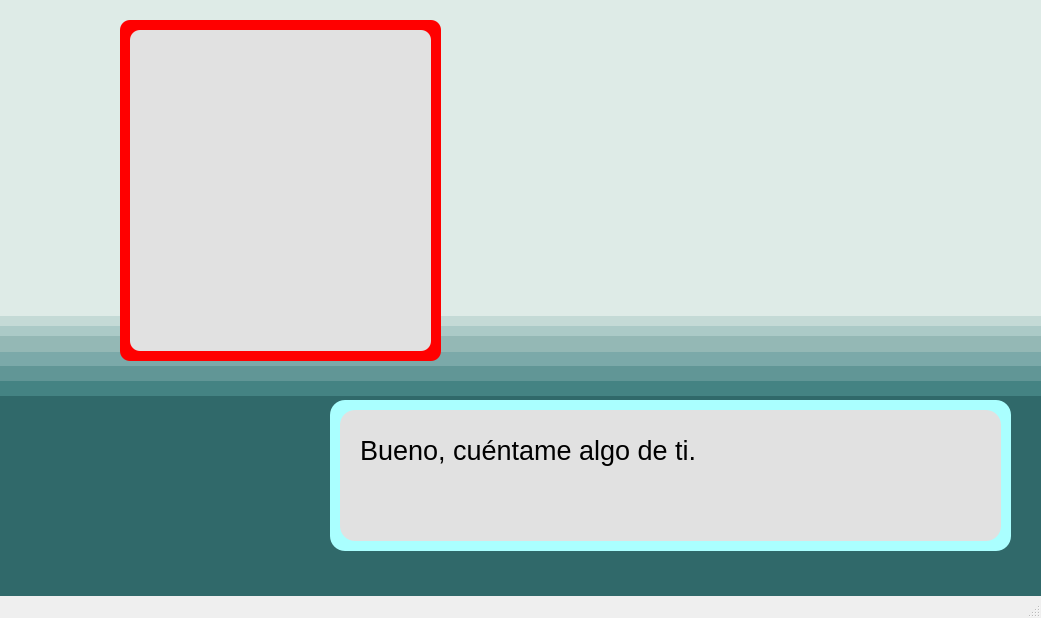
<?xml version="1.0" encoding="UTF-8"?>
<ui version="4.0">
 <class>MainWindow</class>
 <widget class="QMainWindow" name="MainWindow">
  <property name="geometry">
   <rect>
    <x>0</x>
    <y>0</y>
    <width>1041</width>
    <height>618</height>
   </rect>
  </property>
  <property name="windowTitle">
   <string>MainWindow</string>
  </property>
  <widget class="QWidget" name="centralwidget">
   <widget class="QLabel" name="label">
    <property name="geometry">
     <rect>
      <x>-10</x>
      <y>390</y>
      <width>1051</width>
      <height>291</height>
     </rect>
    </property>
    <property name="styleSheet">
     <string notr="true">background-color:rgb(48, 105, 106)</string>
    </property>
    <property name="text">
     <string/>
    </property>
   </widget>
   <widget class="QLabel" name="label_2">
    <property name="geometry">
     <rect>
      <x>0</x>
      <y>380</y>
      <width>1051</width>
      <height>16</height>
     </rect>
    </property>
    <property name="styleSheet">
     <string notr="true">background-color:rgb(68, 131, 131)</string>
    </property>
    <property name="text">
     <string/>
    </property>
   </widget>
   <widget class="QLabel" name="label_3">
    <property name="geometry">
     <rect>
      <x>0</x>
      <y>365</y>
      <width>1041</width>
      <height>16</height>
     </rect>
    </property>
    <property name="styleSheet">
     <string notr="true">background-color:rgb(97, 150, 150)</string>
    </property>
    <property name="text">
     <string/>
    </property>
   </widget>
   <widget class="QLabel" name="label_4">
    <property name="geometry">
     <rect>
      <x>0</x>
      <y>350</y>
      <width>1061</width>
      <height>16</height>
     </rect>
    </property>
    <property name="styleSheet">
     <string notr="true">background-color:rgb(123, 169, 169)</string>
    </property>
    <property name="text">
     <string/>
    </property>
   </widget>
   <widget class="QLabel" name="label_5">
    <property name="geometry">
     <rect>
      <x>0</x>
      <y>336</y>
      <width>1051</width>
      <height>16</height>
     </rect>
    </property>
    <property name="styleSheet">
     <string notr="true">background-color:rgb(148, 184, 181)</string>
    </property>
    <property name="text">
     <string/>
    </property>
   </widget>
   <widget class="QLabel" name="label_6">
    <property name="geometry">
     <rect>
      <x>0</x>
      <y>320</y>
      <width>1051</width>
      <height>16</height>
     </rect>
    </property>
    <property name="styleSheet">
     <string notr="true">background-color:rgb(171, 202, 199)</string>
    </property>
    <property name="text">
     <string/>
    </property>
   </widget>
   <widget class="QLabel" name="label_7">
    <property name="geometry">
     <rect>
      <x>0</x>
      <y>310</y>
      <width>1101</width>
      <height>16</height>
     </rect>
    </property>
    <property name="styleSheet">
     <string notr="true">background-color:rgb(196, 218, 214)</string>
    </property>
    <property name="text">
     <string/>
    </property>
   </widget>
   <widget class="QLabel" name="label_8">
    <property name="geometry">
     <rect>
      <x>0</x>
      <y>-45</y>
      <width>1061</width>
      <height>361</height>
     </rect>
    </property>
    <property name="styleSheet">
     <string notr="true">background-color:rgb(222, 235, 231)</string>
    </property>
    <property name="text">
     <string/>
    </property>
   </widget>
   <widget class="QLabel" name="label_9">
    <property name="geometry">
     <rect>
      <x>620</x>
      <y>40</y>
      <width>291</width>
      <height>351</height>
     </rect>
    </property>
    <property name="styleSheet">
     <string notr="true">image: url(:/Profesor_Oak.png)</string>
    </property>
    <property name="text">
     <string/>
    </property>
   </widget>
   <widget class="QLabel" name="label_10">
    <property name="geometry">
     <rect>
      <x>490</x>
      <y>280</y>
      <width>591</width>
      <height>191</height>
     </rect>
    </property>
    <property name="styleSheet">
     <string notr="true">image: url(:/platos.png)</string>
    </property>
    <property name="text">
     <string/>
    </property>
   </widget>
   <widget class="QLabel" name="label_11">
    <property name="geometry">
     <rect>
      <x>330</x>
      <y>400</y>
      <width>681</width>
      <height>151</height>
     </rect>
    </property>
    <property name="styleSheet">
     <string notr="true">background-color: rgb(170, 255, 255);
border-radius: 15px</string>
    </property>
    <property name="text">
     <string/>
    </property>
   </widget>
   <widget class="QLabel" name="label_12">
    <property name="geometry">
     <rect>
      <x>340</x>
      <y>410</y>
      <width>661</width>
      <height>131</height>
     </rect>
    </property>
    <property name="styleSheet">
     <string notr="true">background-color: rgb(225, 225, 225);
border-radius: 15px</string>
    </property>
    <property name="text">
     <string/>
    </property>
   </widget>
   <widget class="QLabel" name="label_13">
    <property name="geometry">
     <rect>
      <x>360</x>
      <y>430</y>
      <width>361</width>
      <height>41</height>
     </rect>
    </property>
    <property name="font">
     <font>
      <pointsize>20</pointsize>
     </font>
    </property>
    <property name="text">
     <string>Bueno, cuéntame algo de ti.</string>
    </property>
   </widget>
   <widget class="QLabel" name="label_14">
    <property name="geometry">
     <rect>
      <x>120</x>
      <y>20</y>
      <width>321</width>
      <height>341</height>
     </rect>
    </property>
    <property name="styleSheet">
     <string notr="true">background-color: rgb(255, 0, 0);
border-radius: 10px
</string>
    </property>
    <property name="text">
     <string/>
    </property>
   </widget>
   <widget class="QLabel" name="label_15">
    <property name="geometry">
     <rect>
      <x>130</x>
      <y>30</y>
      <width>301</width>
      <height>321</height>
     </rect>
    </property>
    <property name="styleSheet">
     <string notr="true">background-color:rgb(225, 225, 225);
border-radius: 10px
</string>
    </property>
    <property name="text">
     <string/>
    </property>
   </widget>
   <zorder>label</zorder>
   <zorder>label_2</zorder>
   <zorder>label_3</zorder>
   <zorder>label_4</zorder>
   <zorder>label_5</zorder>
   <zorder>label_6</zorder>
   <zorder>label_7</zorder>
   <zorder>label_8</zorder>
   <zorder>label_10</zorder>
   <zorder>label_9</zorder>
   <zorder>label_11</zorder>
   <zorder>label_12</zorder>
   <zorder>label_13</zorder>
   <zorder>label_14</zorder>
   <zorder>label_15</zorder>
  </widget>
  <widget class="QMenuBar" name="menubar">
   <property name="geometry">
    <rect>
     <x>0</x>
     <y>0</y>
     <width>1041</width>
     <height>22</height>
    </rect>
   </property>
  </widget>
  <widget class="QStatusBar" name="statusbar"/>
 </widget>
 <resources>
  <include location="archivo.qrc"/>
 </resources>
 <connections/>
</ui>
